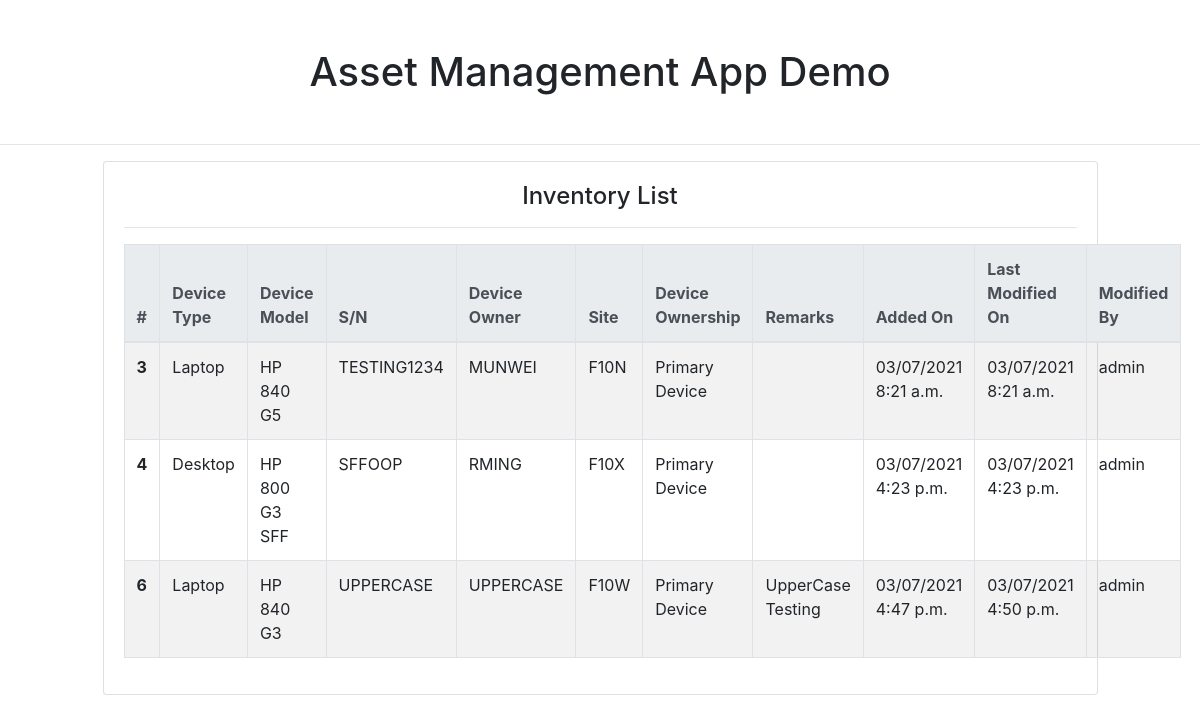
The app's page /inventory/, older data.
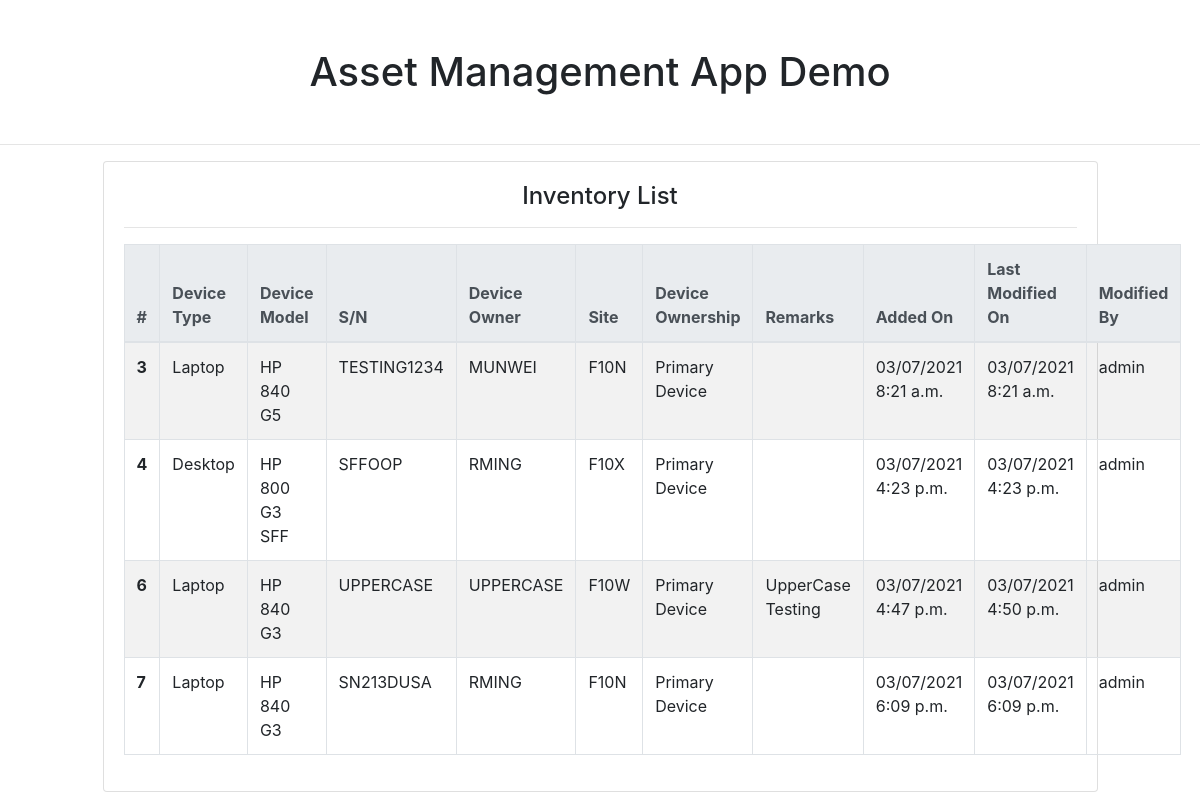
The same page, newer data.
### inventory/models.py (models this page shows, shortened)
class Device(models.Model):
    deviceType = models.ForeignKey(DeviceType, on_delete = models.CASCADE,null=False)
    deviceModel = models.ForeignKey(DeviceModel, on_delete = models.CASCADE,null=False)
    site_choices = [
        ('F10N','F10N'),
        ('F10W','F10W'),
        ('F10A','F10A'),
        ('F10X','F10X'),
        ('MSB','MSB'),
    ]
    site = models.CharField(max_length=5,choices=site_choices,null=True)
    ownership_choices = [
        ('Primary Device','Primary Device'),
        ('Secondary Device','Secondary Device'),
        ('Share Device','Share Device'),
        ('VIP Device','VIP Device'),
    ]
    ownership = models.CharField(max_length=20,choices=ownership_choices,default='Primary Device')
    serialnumber = models.CharField(max_length=15,unique=True,null=False)
    deviceOwner = models.CharField(max_length=10,null=False)
    submittor = models.ForeignKey(
        'auth.User',
        on_delete = models.CASCADE,
    )
    created_at = models.DateTimeField(auto_now_add=True)
    updated_at = models.DateTimeField(auto_now=True)
    remarks = models.TextField(max_length=200,blank=True)

class DeviceType(models.Model):
    name = models.CharField(max_length=30,null=False)
    def __str__(self):
        return self.name

class DeviceModel(models.Model):
    name = models.CharField(max_length=30,null=False)
    deviceType = models.ForeignKey(DeviceType,on_delete = models.CASCADE,null=False,default='testing')
    def __str__(self):
        return self.name

### inventory/views.py (the view)
# urls.py: path('inventory/', views.DeviceListView.as_view(), name='inventory_main'),
class DeviceListView(ListView):
    model = Device
    template_name = "inventory.html"

### templates/inventory.html
{% extends 'base.html' %}
{% block content %}
<div class="row my-3">
    <div class="col-md-10 mx-auto">
        <div class="card mx-auto">
            <div class="card-body">
                <h4 class="card-title text-center">Inventory List</h4>
                <hr>
                <div class="row">
                    <div class="col">
                        <table class="table table-striped table-bordered">
                            <thead class="thead-light">
                                <tr>
                                  <th scope="col">#</th>
                                  <th scope="col">Device Type</th>
                                  <th scope="col">Device Model</th>
                                  <th scope="col">S/N</th>
                                  <th scope="col">Device Owner </th>
                                  <th scope="col">Site</th>
                                  <th scope="col">Device Ownership</th>
                                  <th scope="col">Remarks</th>
                                  <th scope="col">Added On</th>
                                  <th scope="col">Last Modified On</th>
                                  <th scope="col">Modified By</th>
                                </tr>
                              </thead>
                              <tbody>
                                {% for device in object_list %}
                                    <tr>
                                        <th scope="row">{{ device.pk }}</th>
                                        <td>{{device.deviceType}}</td>
                                        <td>{{device.deviceModel}}</td>
                                        <td>{{device.serialnumber}}</td>
                                        <td>{{device.deviceOwner}}</td>
                                        <td>{{device.site}}</td>
                                        <td>{{device.ownership}}</td>
                                        <td>{{device.remarks}}</td>
                                        <td>{{device.created_at|date:"SHORT_DATETIME_FORMAT" }}</td>
                                        <td>{{device.updated_at|date:"SHORT_DATETIME_FORMAT"}}</td>
                                        <td>{{device.submittor}}</td>
                                    </tr>
                                {% endfor %}
                              </tbody>
                        </table>
                    </div>
                </div>
            </div>
        </div>
    </div>
</div>
{% endblock content %}

Row changes from the older to the newer data that the page shows:
added Device: pk "7", deviceType "Laptop", deviceModel "HP 840 G3", serialnumber "SN213DUSA", deviceOwner "RMING", site "F10N", ownership "Primary Device", created_at "03/07/2021 6:09 p.m.", updated_at "03/07/2021 6:09 p.m.", submittor "admin"
